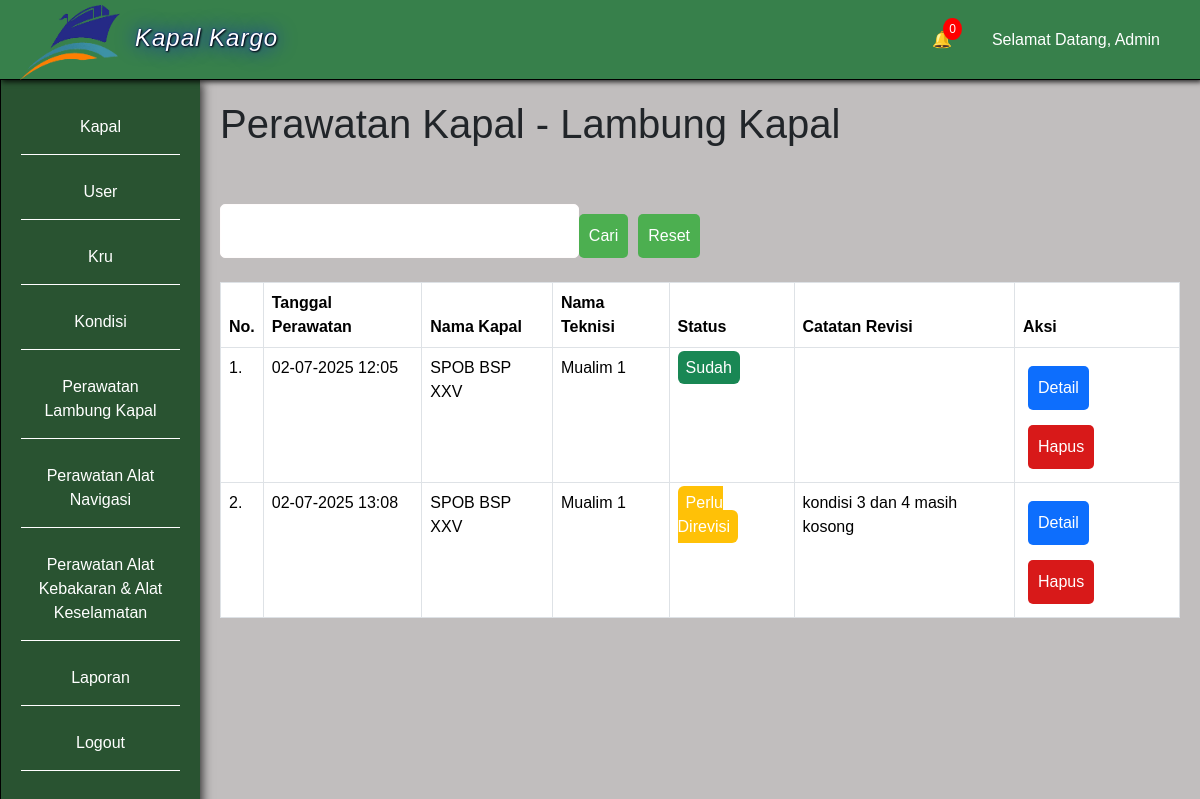
Screenshot of /perawatan.php?id_jenis_perawatan=1 (signed in) with the database file from the repository.
### tables this page shows
CREATE TABLE `user` (
  `id_user` int(11) NOT NULL,
  `nama_lengkap` varchar(50) NOT NULL,
  `username` varchar(50) NOT NULL,
  `password` varchar(255) NOT NULL,
  `role` enum('Administrator','Kru Lambung Kapal','Kru Alat Navigasi Kapal','Kru Alat Kebakaran dan Keselamatan Kapal') NOT NULL
);

CREATE TABLE `jenis_perawatan` (
  `id_jenis_perawatan` int(11) NOT NULL,
  `jenis_perawatan` varchar(100) NOT NULL
);

CREATE TABLE `perawatan` (
  `id_perawatan` int(11) NOT NULL,
  `id_kapal` int(11) NOT NULL,
  `id_kru` int(11) NOT NULL,
  `id_jenis_perawatan` int(11) NOT NULL,
  `tanggal_perawatan` datetime NOT NULL,
  `status` enum('Sudah','Belum Dibaca','Perlu Direvisi') DEFAULT NULL,
  `catatan_revisi` text NOT NULL
);

CREATE TABLE `kapal` (
  `id_kapal` int(11) NOT NULL,
  `nama_kapal` varchar(255) NOT NULL,
  `foto_kapal` text NOT NULL
);

CREATE TABLE `kru` (
  `id_kru` int(11) NOT NULL,
  `nama` varchar(50) NOT NULL,
  `jabatan` varchar(50) NOT NULL,
  `id_jenis_perawatan` int(11) NOT NULL,
  `id_user` int(11) NOT NULL
);

### perawatan.php (the view, shortened to what this page needs)
<?php
    include 'koneksi.php';
    $link = mysqli_query($conn, "SELECT * FROM jenis_perawatan");
    if (!isset($_GET['id_jenis_perawatan'])) {
        $row = mysqli_fetch_assoc($link);
        $id_jenis_perawatan = $row['id_jenis_perawatan'];
        header('Location: perawatan.php?id_jenis_perawatan=' . $id_jenis_perawatan);
        exit;
    } else {
        $id_jenis_perawatan = $_GET['id_jenis_perawatan'];
    }
    $jenis_perawatan = mysqli_fetch_assoc(mysqli_query($conn, "SELECT * FROM jenis_perawatan WHERE id_jenis_perawatan = '$id_jenis_perawatan'"));
    $id_user = $_SESSION['id_user'];
    $dataUser = mysqli_fetch_assoc(mysqli_query($conn, "SELECT * FROM user WHERE id_user = '$id_user'"));
    $perawatan = mysqli_query($conn, "SELECT * FROM perawatan INNER JOIN kapal ON perawatan.id_kapal = kapal.id_kapal INNER JOIN kru ON perawatan.id_kru = kru.id_kru INNER JOIN jenis_perawatan ON perawatan.id_jenis_perawatan = jenis_perawatan.id_jenis_perawatan WHERE perawatan.id_jenis_perawatan = '$id_jenis_perawatan' ORDER BY tanggal_perawatan ASC");
?>
<!doctype html>
<html lang="en">
  <head>
    <link href="https://cdn.jsdelivr.net/npm/bootstrap@5.3.3/dist/css/bootstrap.min.css" rel="stylesheet">
    <link rel="stylesheet" href="style.css">
  </head>
  <body>
  <?php include 'top-side-bar.php'; ?>
    <div class="main">
        <h1>Perawatan Kapal - <?= $jenis_perawatan['jenis_perawatan']; ?></h1>
        <br>
        <br>
        <form method="post" style="display: flex; flex-direction: row; width: 50%;">
            <input type="text" id="cari" name="cari" class="input" required>
            <button type="submit" name="btnCari" class="btn">Cari</button>
            <a href="perawatan.php" class="btn" style="margin-left: 10px;">Reset</a>
        </form>
        <br>
        <table class="table table-bordered">
            <thead>
                <tr>
                    <th>No.</th>
                    <th>Tanggal Perawatan</th>
                    <th>Nama Kapal</th>
                    <th>Nama Teknisi</th>
                    <th>Status</th>
                    <th>Catatan Revisi</th>
                    <th>Aksi</th>
                </tr>
            </thead>
            <tbody>
                <?php $i = 1; ?>
                <?php foreach ($perawatan as $data_perawatan) : ?>
                    <tr>
                        <td><?= $i++; ?>.</td>
                        <td><?= date('d-m-Y H:i', strtotime($data_perawatan['tanggal_perawatan'])); ?></td>
                        <td><?= $data_perawatan['nama_kapal']; ?></td>
                        <td><?= $data_perawatan['nama']; ?></td>
                        <td>
                            <?php if ($data_perawatan['status'] == 'Sudah'): ?>
                                <span class="p-2 rounded text-white bg-success">Sudah</span>
                            <?php elseif ($data_perawatan['status'] == 'Perlu Direvisi'): ?>
                                <span class="p-2 rounded text-white bg-warning">Perlu Direvisi</span>
                            <?php elseif ($data_perawatan['status'] == 'Belum Dibaca'): ?>
                                <span class="p-2 rounded text-white bg-danger">Belum Dibaca</span>
                            <?php endif ?>
                        </td>
                        <td><?= $data_perawatan['catatan_revisi']; ?></td>
                        <td>
                            <a href="detail_perawatan.php?id_perawatan=<?= $data_perawatan['id_perawatan']; ?>" class="btn bg-primary margin-5px">Detail</a>
                            <a onclick="return confirm('Apakah Anda yakin ingin menghapus perawatan?')" href="hapus_perawatan.php?id_perawatan=<?= $data_perawatan['id_perawatan']; ?>&id_jenis_perawatan=<?= $id_jenis_perawatan; ?>" class="btn margin-5px bg-red">Hapus</a>
                        </td>
                    </tr>
                <?php endforeach ?>
            </tbody>
        </table>
    </div>
  </body>
</html>

### top-side-bar.php (shortened to what this page needs)
<div class="topbar" style="z-index: 9999;">
    <div class="logo">
        <img src="foto/logo.png" alt="logo kapal">
        <a href="index.php">Kapal Kargo</a>
    </div>
    <nav>
        <ul style="list-style: none; display: flex; gap: 20px;">
            <li class="notif-dropdown">
                <a href="#" id="notif-icon" onclick="toggleDropdown(event)">
                    🔔
                    <span id="notif-count" class="notif-count">0</span>
                </a>
            </li>
            <li><a href="#">Selamat Datang, <?= htmlspecialchars($dataUser['nama_lengkap']); ?></a></li>
        </ul>
    </nav>
</div>
<div class="sidebar" style="overflow-y: auto; padding-bottom: 150px;">
    <ul>
        <li><a href="kapal.php">Kapal</a></li>
        <?php if ($dataUser['role'] == 'Administrator'): ?>
            <li><a href="user.php">User</a></li>
            <li><a href="kru.php">Kru</a></li>
            <li><a href="kondisi.php">Kondisi</a></li>
        <?php endif ?>
        <?php
            $sidebar_jenis_perawatan = mysqli_query($conn, "SELECT * FROM jenis_perawatan");
         ?>
         <?php if ($dataUser['role'] != 'Administrator'): ?>
             <?php foreach ($sidebar_jenis_perawatan as $data_sidebar_jenis_perawatan): ?>
                <?php
                    if (
                        ($dataUser['role'] == 'Kru Lambung Kapal' && $data_sidebar_jenis_perawatan['id_jenis_perawatan'] == 1) ||
                        ($dataUser['role'] == 'Kru Alat Navigasi Kapal' && $data_sidebar_jenis_perawatan['id_jenis_perawatan'] == 2) ||
                        ($dataUser['role'] == 'Kru Alat Kebakaran dan Keselamatan Kapal' && $data_sidebar_jenis_perawatan['id_jenis_perawatan'] == 3)
                    ):
                ?>
                    <li>
                        <a href="perawatan.php?id_jenis_perawatan=<?= $data_sidebar_jenis_perawatan['id_jenis_perawatan']; ?>">
                            Perawatan <?= $data_sidebar_jenis_perawatan['jenis_perawatan']; ?>
                        </a>
                    </li>
                <?php endif; ?>
            <?php endforeach; ?>
        <?php else: ?>
            <?php foreach ($sidebar_jenis_perawatan as $data_sidebar_jenis_perawatan): ?>
                <li>
                    <a href="perawatan.php?id_jenis_perawatan=<?= $data_sidebar_jenis_perawatan['id_jenis_perawatan']; ?>">
                        Perawatan <?= $data_sidebar_jenis_perawatan['jenis_perawatan']; ?>
                    </a>
                </li>
            <?php endforeach; ?>
        <?php endif ?>
        <?php if ($dataUser['role'] == 'Administrator'): ?>
            <li><a href="laporan.php">Laporan</a></li>
        <?php endif ?>
        <li><a href="logout.php">Logout</a></li>
    </ul>
</div>

### style.css (style rules this page uses)
body { font-family: Arial, sans-serif; background-color: #c1bebe; margin: 0; }
.input { padding: 10px; border: 1px solid #fffcfc; border-radius: 5px; font-size: 16px; width: 100%; }
.margin-5px { margin: 5px; }
.btn { margin-top: 10px; display: inline-block; padding: 10px; border: none; border-radius: 5px; background-color: #4CAF50; color: #fff; font-size: 16px; cursor: pointer; text-decoration: none; }
.bg-red { background-color: rgb(216, 25, 25); }
.topbar { background-color: rgb(55, 128, 75); color: #fff; display: flex; align-items: center; padding: 20px; position: fixed; width: 100%; height: 80px; border-bottom: 1px solid black; box-shadow: 2px 2px 5px rgba(0,0,0,0.8); }
.logo { font-size: 24px; font-weight: 500; margin-right: auto; }
.logo img { width: 100px; height: 75px; margin-top: 5px; margin-right: 15px; float: left; }
.logo a { display: inline-block; margin-top: 20px; font-family:impact, sans-serif; letter-spacing: 1px; text-shadow: 1px 1px 2px black, 0 0 20px blue, 0 0 2px darkblue; font-style: italic; text-decoration: none; color: white; }
nav ul { list-style: none; margin: 0; padding: 0; display: flex; }
nav li { margin-right: 20px; }
nav a { color: #fff; text-decoration: none; font-size: 16px; }
.sidebar { background-color: #295331; color: #fff; height: 100vh; width: 200px; position: fixed; left: 0; padding: 20px; top: 80px; border-left: 1px solid black; box-shadow: 2px 2px 10px rgba(0,0,0,0.8); }
.sidebar ul { list-style: none; margin: 0; padding: 0; }
.sidebar li { border-bottom: 1px solid white; margin-bottom: 10px; text-align: center; }
.sidebar a { display: inline-block; color: #fff; text-decoration: none; font-size: 16px; width: 100%; padding: 15px; margin: auto; }
.main { padding-left: 220px; padding-right: 20px; padding-bottom: 20px; padding-top: 100px; }

### top-side-bar.php (style rules this page uses)
.notif-dropdown { position: relative; display: inline-block; }
.notif-count { position: absolute; top: -10px; right: -10px; background: red; color: white; border-radius: 50%; padding: 2px 6px; font-size: 12px; }

### rows the page displays
user: nama_lengkap "Admin"
jenis_perawatan: jenis_perawatan "Lambung Kapal"
jenis_perawatan: jenis_perawatan "Alat Navigasi"
jenis_perawatan: jenis_perawatan "Alat Kebakaran & Alat Keselamatan"
perawatan: tanggal_perawatan "02-07-2025 12:05", id_kapal.nama_kapal "SPOB BSP XXV", id_kru.nama "Mualim 1", status "Sudah"
perawatan: tanggal_perawatan "02-07-2025 13:08", id_kapal.nama_kapal "SPOB BSP XXV", id_kru.nama "Mualim 1", status "Perlu Direvisi", catatan_revisi "kondisi 3 dan 4 masih kosong"
